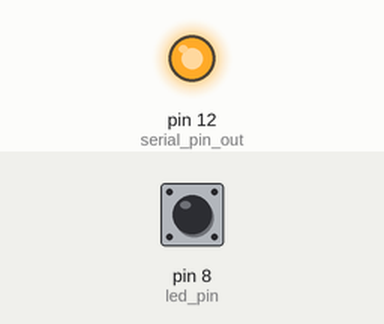
Recording of a sketch running on a simulated Arduino Uno, built with avr-gcc and run on an emulated ATmega328P. On the bench: output pins drawn as LEDs (lit = HIGH). The test bench sets the inputs (shaded band); at power-on: pin 8 (led_pin) HIGH.

Above: at 0.8 s.
0.9 s: pin 8 (led_pin) pulled LOW for 0.15 s
Timing chart, 0 to 3.9 s (numbered marks = the images above; inputs shaded):
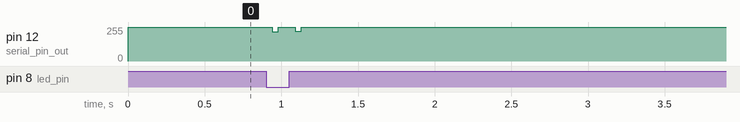

Measured:
- after the input at 0.9 s, pin 12 (serial_pin_out): 255/255 → 221/255 at once, → 255/255 0.04 s later, → 222/255 0.11 s later, → 255/255 0.04 s later

The sketch:

hello.bus.bottom.45.c.ino
```cpp
// (licence header left out)
#include <avr/io.h>
#include <util/delay.h>
#include <avr/pgmspace.h>
#include <string.h>

#define output(directions,pin) (directions |= pin) // set port direction for output
#define input(directions,pin) (directions &= (~pin)) // set port direction for input
#define set(port,pin) (port |= pin) // set port pin
#define clear(port,pin) (port &= (~pin)) // clear port pin
#define pin_test(pins,pin) (pins & pin) // test for port pin
#define bit_test(byte,bit) (byte & (1 << bit)) // test for bit set
#define bit_delay_time 100 // bit delay for 9600 with overhead
#define bit_delay() _delay_us(bit_delay_time) // RS232 bit delay
#define half_bit_delay() _delay_us(bit_delay_time/2) // RS232 half bit delay
#define led_delay() _delay_ms(100) // LED flash delay modified

#define led_port PORTB
#define led_direction DDRB
#define led_pin (1 << PB0) //0 para entrada?

#define serial_port PORTB
#define serial_direction DDRB
#define serial_pins PINB
#define serial_pin_in (1 << PB3)  //tx
#define serial_pin_out (1 << PB4)  //rx

#define node_id '2'

void get_char(volatile unsigned char *pins, unsigned char pin, char *rxbyte) {
   //
   // read character into rxbyte on pins pin
   //    assumes line driver (inverts bits)
   //
   *rxbyte = 0;
   while (pin_test(*pins,pin))
      //
      // wait for start bit
      //
      ;
   //
   // delay to middle of first data bit
   //
   half_bit_delay();
   bit_delay();
   //
   // unrolled loop to read data bits
   //
   if pin_test(*pins,pin)
      *rxbyte |= (1 << 0);
   else
      *rxbyte |= (0 << 0);
   bit_delay();
   if pin_test(*pins,pin)
      *rxbyte |= (1 << 1);
   else
      *rxbyte |= (0 << 1);
   bit_delay();
   if pin_test(*pins,pin)
      *rxbyte |= (1 << 2);
   else
      *rxbyte |= (0 << 2);
   bit_delay();
   if pin_test(*pins,pin)
      *rxbyte |= (1 << 3);
   else
      *rxbyte |= (0 << 3);
   bit_delay();
   if pin_test(*pins,pin)
      *rxbyte |= (1 << 4);
   else
      *rxbyte |= (0 << 4);
   bit_delay();
   if pin_test(*pins,pin)
      *rxbyte |= (1 << 5);
   else
      *rxbyte |= (0 << 5);
   bit_delay();
   if pin_test(*pins,pin)
      *rxbyte |= (1 << 6);
   else
      *rxbyte |= (0 << 6);
   bit_delay();
   if pin_test(*pins,pin)
      *rxbyte |= (1 << 7);
   else
      *rxbyte |= (0 << 7);
   //
   // wait for stop bit
   //
   bit_delay();
   half_bit_delay();
   }

void put_char(volatile unsigned char *port, unsigned char pin, char txchar) {
   //
   // send character in txchar on port pin
   //    assumes line driver (inverts bits)
   //
   // start bit
   //
   clear(*port,pin);
   bit_delay();
   //
   // unrolled loop to write data bits
   //
   if bit_test(txchar,0)
      set(*port,pin);
   else
      clear(*port,pin);
   bit_delay();
   if bit_test(txchar,1)
      set(*port,pin);
   else
      clear(*port,pin);
   bit_delay();
   if bit_test(txchar,2)
      set(*port,pin);
   else
      clear(*port,pin);
   bit_delay();
   if bit_test(txchar,3)
      set(*port,pin);
   else
      clear(*port,pin);
   bit_delay();
   if bit_test(txchar,4)
      set(*port,pin);
   else
      clear(*port,pin);
   bit_delay();
   if bit_test(txchar,5)
      set(*port,pin);
   else
      clear(*port,pin);
   bit_delay();
   if bit_test(txchar,6)
      set(*port,pin);
   else
      clear(*port,pin);
   bit_delay();
   if bit_test(txchar,7)
      set(*port,pin);
   else
      clear(*port,pin);
   bit_delay();
   //
   // stop bit
   //
   set(*port,pin);
   bit_delay();
   //
   // char delay
   //
   bit_delay();
   }

void put_string(volatile unsigned char *port, unsigned char pin, PGM_P str) {
   //
   // send character in txchar on port pin
   //    assumes line driver (inverts bits)
   //
   static char chr;
   static int index;
   index = 0;
   do {
      chr = pgm_read_byte(&(str[index]));
      put_char(&serial_port, serial_pin_out, chr);
      ++index;
      } while (chr != 0);
   }

void flash() {
   //
   // LED flash delay
   //
   clear(led_port, led_pin);
   led_delay();
   set(led_port, led_pin);
   }

int main(void) {
   //
   // main
   //
   //static char chr;
   //
   // set clock divider to /1
   //
   CLKPR = (1 << CLKPCE);
   CLKPR = (0 << CLKPS3) | (0 << CLKPS2) | (0 << CLKPS1) | (0 << CLKPS0);
   //
   // initialize output pins
   //
   set(serial_port, serial_pin_out);
   output(serial_direction, serial_pin_out);
   set(led_port, led_pin);
   input(led_direction, led_pin);
   //
   // main loop
   //
   while (1) {
      //
      // wait for button down
      //
      // get_char(&serial_pins, serial_pin_in, &chr);
      while (0 != pin_test(serial_pins,led_pin))
         ;
      //input(serial_direction, serial_pin_out);  //nofunciona
      static const char message[] PROGMEM = "button ";
      put_string(&serial_port, serial_pin_out, (PGM_P) message);
      put_char(&serial_port, serial_pin_out, '0');
      put_char(&serial_port, serial_pin_out, 10); // new line
      //
      // wait for button up
      //
      while (0 == pin_test(serial_pins,led_pin))
         ;

      put_string(&serial_port, serial_pin_out, (PGM_P) message);
      put_char(&serial_port, serial_pin_out, '1');
      put_char(&serial_port, serial_pin_out, 10); // new line
      output(serial_direction, serial_pin_out);
      }
   }
```
